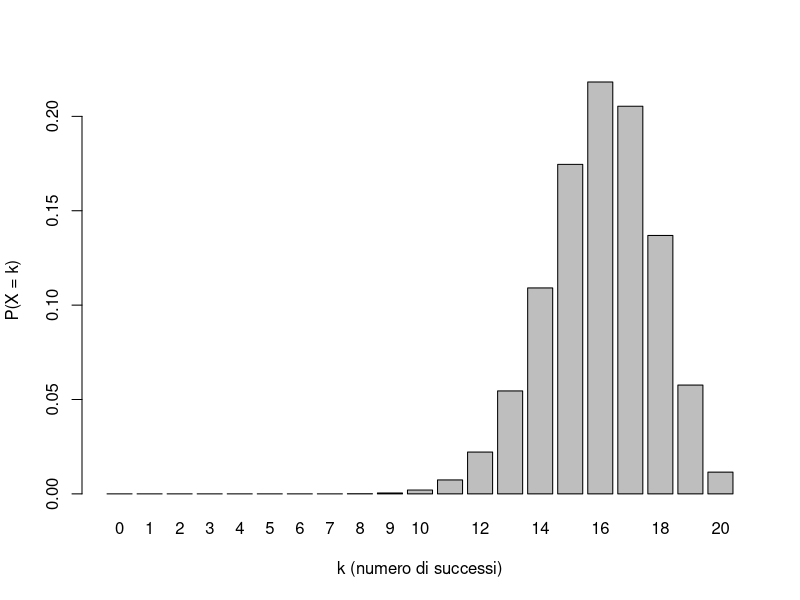
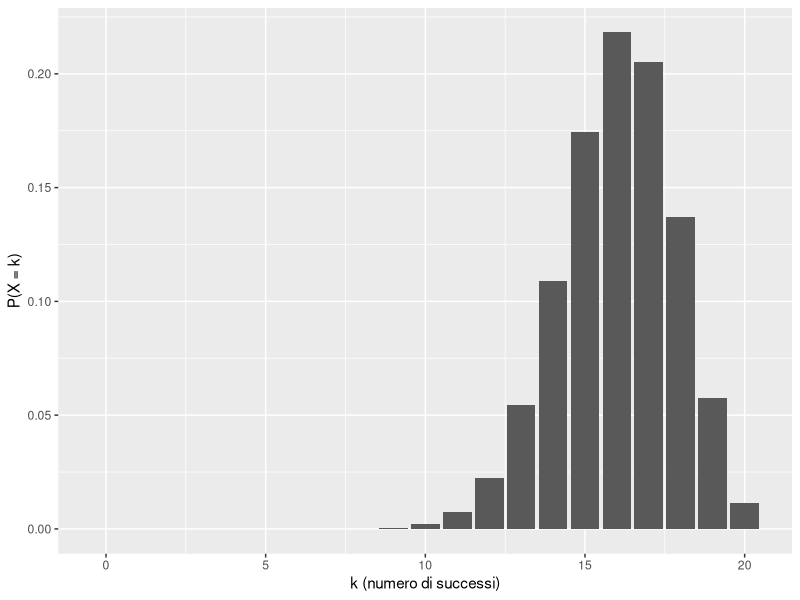
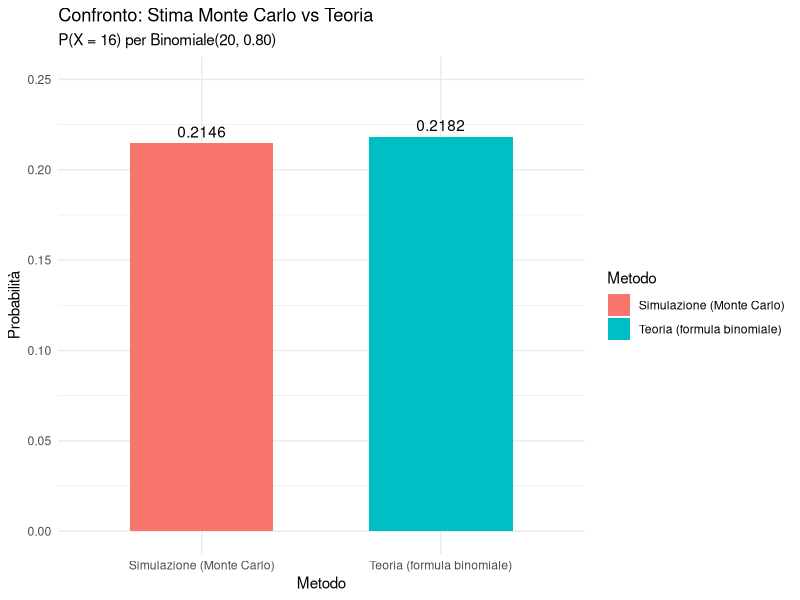
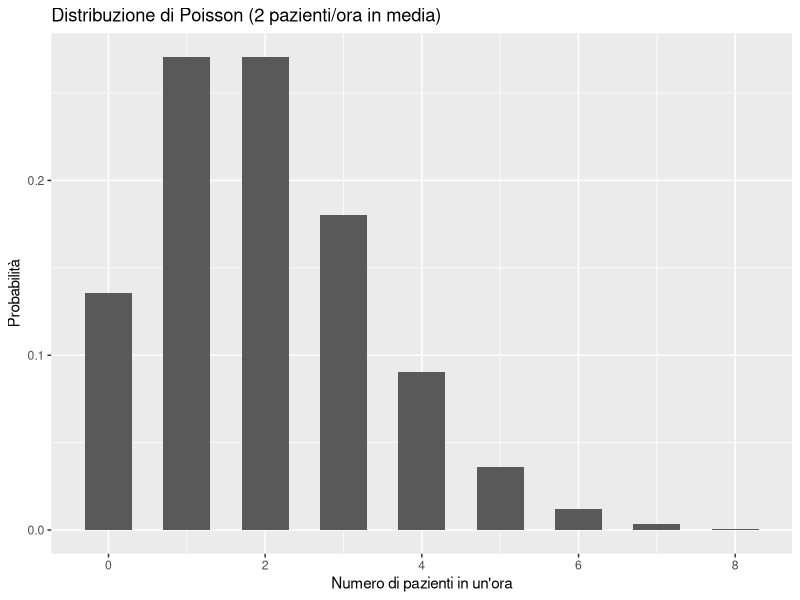
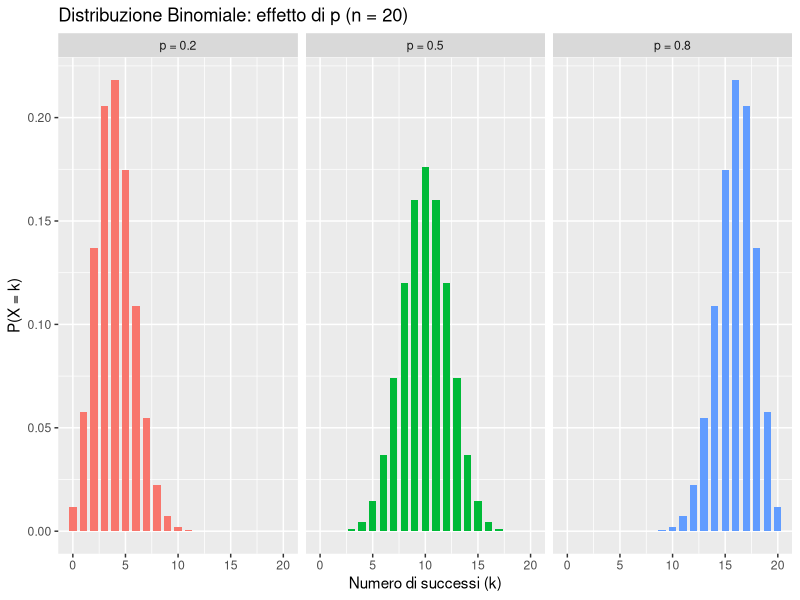
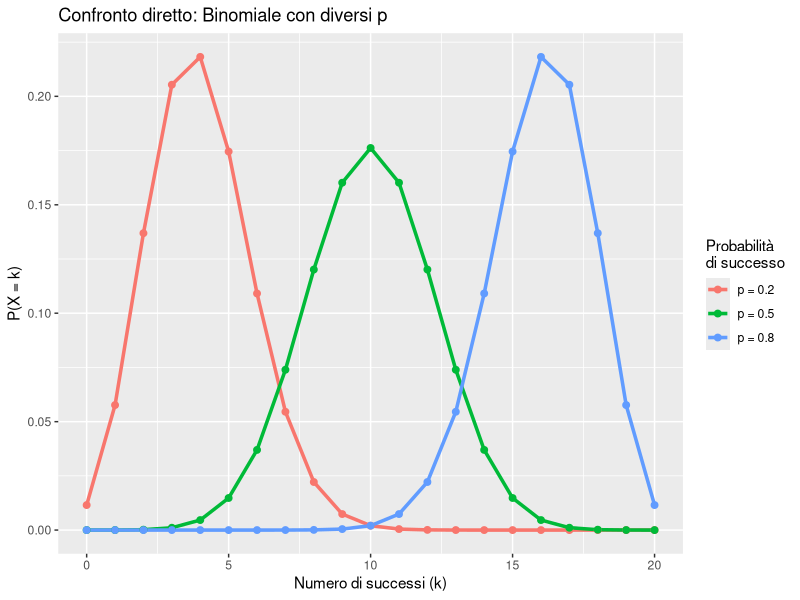
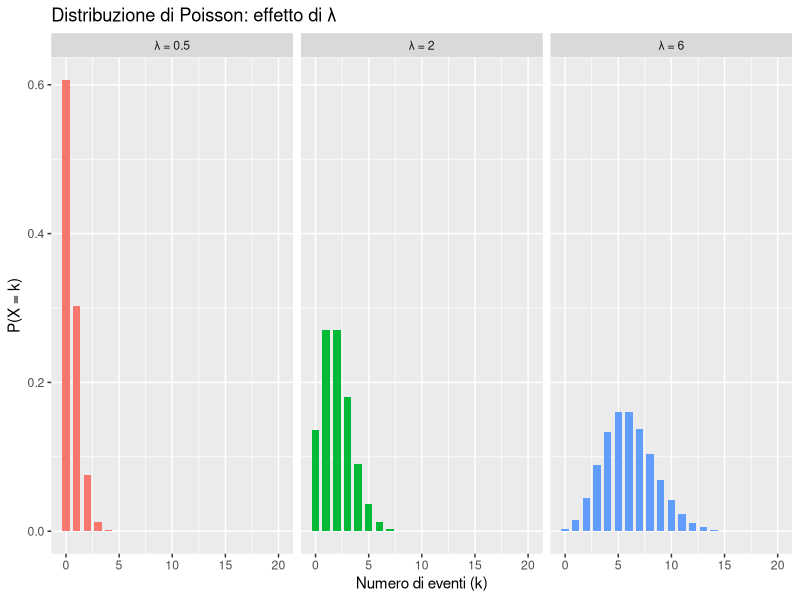
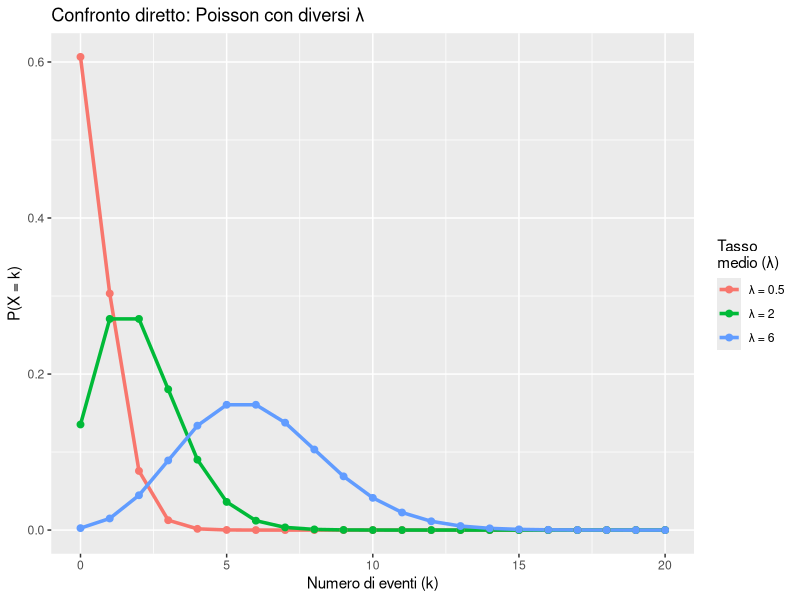

Write R code to recreate these figures, in order.
## ---- chunk 1
# Rendiamo i risultati replicabili
set.seed(2026)

# Dimensione della simulazione (grande = stime più stabili)
Nsim <- 200000
## ---- chunk 2
p <- 0.30

# Bernoulli è una binomiale con size = 1
P_X1 <- dbinom(x = 1, size = 1, prob = p)
P_X0 <- dbinom(x = 0, size = 1, prob = p)
## ---- chunk 3
P_X1
## ---- chunk 4
P_X0
## ---- chunk 5
# La somma su tutti gli esiti possibili deve dare 1
P_X1 + P_X0
## ---- chunk 6
# rbinom genera 0/1: successi su prove
X <- rbinom(n = Nsim, size = 1, prob = p)
## ---- chunk 7
# La media di 0/1 è la proporzione di successi
mean(X)
## ---- chunk 8
n <- 20
p <- 0.80
k <- 16

## ---- chunk 9
P_Xeq16 <- dbinom(x = k, size = n, prob = p)
P_Xeq16
## ---- chunk 10
P_Xle15 <- pbinom(q = 15, size = n, prob = p)
## ---- chunk 11
P_Xge16 <- 1 - P_Xle15
P_Xge16
## ---- chunk 12
dbinom(x = 16, size = n, prob = p) +
  dbinom(x = 17, size = n, prob = p) +
  dbinom(x = 18, size = n, prob = p) +
  dbinom(x = 19, size = n, prob = p) +
  dbinom(x = 20, size = n, prob = p)
## ---- chunk 13
sum(dbinom(x = 16:20, size = n, prob = p))
## ---- chunk 14
# Calcoliamo tutte le probabilità puntuali in un vettore
pk <- dbinom(x = 0:n, size = n, prob = p)
## ---- chunk 15
tab_binom <- data.frame(k = 0:n, P = pk)
tab_binom
## ---- chunk 16
sum(tab_binom$P)
## ---- chunk 17
barplot(height = tab_binom$P, names.arg = tab_binom$k,
        xlab = "k (numero di successi)",
        ylab = "P(X = k)")
## ---- chunk 18
library(ggplot2)

tab_binom |> 
  ggplot(aes(x = k, y = P)) +
    geom_col() +
    labs(
      x = "k (numero di successi)",
      y = "P(X = k)"
    )
## ---- chunk 19
# Parametri
n <- 20      # Numero di prove per esperimento
p <- 0.80    # Probabilità di successo
Nsim <- 10000 # Numero di simulazioni

# Simulazione: Nsim valori dalla Binomiale(20, 0.80)
X_sim <- rbinom(n = Nsim, size = n, prob = p)

# Primi 10 valori generati
head(X_sim, 10)
## ---- chunk 20
# Test logico: quali simulazioni hanno dato 16 successi?
is_16 <- X_sim == 16

# Visualizzazione parziale
head(is_16, 10)
## ---- chunk 21
# Proporzione di TRUE = frequenza relativa di X = 16
freq_16 <- mean(is_16)
freq_16
## ---- chunk 22
# Confronto quantitativo
confronto <- data.frame(
  Metodo = c("Simulazione (Monte Carlo)", "Teoria (formula binomiale)"),
  Probabilità = c(
    mean(X_sim == 16),      # Stima empirica
    dbinom(16, size = n, prob = p)  # Valore teorico esatto
  )
)

confronto
## ---- chunk 23
confronto |>
ggplot(aes(x = Metodo, y = Probabilità, fill = Metodo)) +
  geom_col(width = 0.6) +
  geom_text(aes(label = round(Probabilità, 4)), vjust = -0.5) +
  labs(title = "Confronto: Stima Monte Carlo vs Teoria",
       subtitle = "P(X = 16) per Binomiale(20, 0.80)") +
  theme_minimal() +
  ylim(0, 0.25)
## ---- chunk 24
   # Con 1 milione di simulazioni
   X_large <- rbinom(1e6, n, p)
   mean(X_large == 16)  # Molto più vicino a 0.2182
## ---- chunk 25
# Tasso medio: 2 pazienti/ora
lambda <- 2  
## ---- chunk 26
P0 <- dpois(x = 0, lambda = lambda)
P0
## ---- chunk 27
P3 <- dpois(x = 3, lambda = lambda)
P3
## ---- chunk 28
P_le1 <- ppois(q = 1, lambda = lambda)
P_le1
## ---- chunk 29
# 1. Creiamo una sequenza di valori possibili per k (numero di pazienti)
k_valori <- 0:8  # Da 0 a 8 pazienti

# 2. Calcoliamo le probabilità per ciascun valore di k
probabilita <- dpois(k_valori, lambda = 2)

# 3. Mettiamo i dati in una tabella (data frame)
tabella <- data.frame(
  pazienti = k_valori,    # Prima colonna: numero di pazienti
  prob = probabilita      # Seconda colonna: probabilità
)
## ---- chunk 30
tabella
## ---- chunk 31
tabella |> 
ggplot(aes(x = pazienti, y = prob)) +
  geom_col(width = 0.6) +
  labs(title = "Distribuzione di Poisson (2 pazienti/ora in media)",
       x = "Numero di pazienti in un'ora",
       y = "Probabilità") 
## ---- chunk 32
# Parametri della simulazione
lambda <- 2         # Media: 2 pazienti all'ora
Nsim <- 10000       # Numero di simulazioni (10,000)
## ---- chunk 33
# Genera Nsim valori dalla distribuzione Poisson
arrivi_simulati <- rpois(n = Nsim, lambda = lambda)

# Visualizza i primi 20 valori
head(arrivi_simulati, 20)
## ---- chunk 34
# Frequenza di 0 arrivi (ore senza pazienti)
freq_0 <- mean(arrivi_simulati == 0)

# Frequenza di 3 arrivi (ore con 3 pazienti)
freq_3 <- mean(arrivi_simulati == 3)
## ---- chunk 35
# Mostra i risultati
cat("Frequenza osservata di 0 arrivi:", freq_0, "\n")
## ---- chunk 36
cat("Frequenza osservata di 3 arrivi:", freq_3)
## ---- chunk 37
# Calcola le probabilità teoriche
teoria_0 <- dpois(0, lambda)  # P(X = 0) teorica
teoria_3 <- dpois(3, lambda)  # P(X = 3) teorica

# Crea una tabella di confronto
confronto <- data.frame(
  Evento = c("0 arrivi", "3 arrivi"),
  Simulazione = c(freq_0, freq_3),
  Teoria = c(teoria_0, teoria_3),
  Differenza = c(freq_0 - teoria_0, freq_3 - teoria_3)
)

# Mostra la tabella
print(confronto)
## ---- chunk 38
arrivi_grandi <- rpois(100000, lambda)
mean(arrivi_grandi == 0)  # Più vicino a 0.1353
mean(arrivi_grandi == 3)  # Più vicino a 0.1804
## ---- chunk 39
# Parametri
n <- 20
k_vals <- 0:n  # Valori possibili per k (da 0 a 20)

# Calcola le probabilità per tre diversi valori di p
pk_p02 <- dbinom(k_vals, size = n, prob = 0.2)  # p basso
pk_p05 <- dbinom(k_vals, size = n, prob = 0.5)  # p intermedio
pk_p08 <- dbinom(k_vals, size = n, prob = 0.8)  # p alto

# Combina i dati in un'unica tabella
dati_binom <- data.frame(
  k = rep(k_vals, 3),
  prob = c(pk_p02, pk_p05, pk_p08),
  p = factor(rep(c("p = 0.2", "p = 0.5", "p = 0.8"), each = length(k_vals)))
)
## ---- chunk 40
head(dati_binom, 10)
## ---- chunk 41
dati_binom |> 
ggplot(aes(x = k, y = prob, fill = p)) +
  geom_col(width = 0.7) +
  facet_wrap(~ p, ncol = 3) +  # Tre grafici affiancati
  labs(title = "Distribuzione Binomiale: effetto di p (n = 20)",
       x = "Numero di successi (k)",
       y = "P(X = k)") +
  theme(legend.position = "none")  # Rimuove la legenda (ridondante)
## ---- chunk 42
ggplot(dati_binom, aes(x = k, y = prob, color = p)) +
  geom_line(linewidth = 1.2) +
  geom_point(size = 2) +
  labs(title = "Confronto diretto: Binomiale con diversi p",
       x = "Numero di successi (k)",
       y = "P(X = k)",
       color = "Probabilità\ndi successo") 
## ---- chunk 43
# Valori di k da visualizzare
k_vals <- 0:20

# Calcola le probabilità per tre diversi lambda
pk_l05 <- dpois(k_vals, lambda = 0.5)  # Lambda piccolo
pk_l2  <- dpois(k_vals, lambda = 2)    # Lambda intermedio
pk_l6  <- dpois(k_vals, lambda = 6)    # Lambda grande

# Combina i dati
dati_pois <- data.frame(
  k = rep(k_vals, 3),
  prob = c(pk_l05, pk_l2, pk_l6),
  lambda = factor(rep(c("λ = 0.5", "λ = 2", "λ = 6"), each = length(k_vals)))
)
## ---- chunk 44
ggplot(dati_pois, aes(x = k, y = prob, fill = lambda)) +
  geom_col(width = 0.7) +
  facet_wrap(~ lambda, ncol = 3) +
  labs(title = "Distribuzione di Poisson: effetto di λ",
       x = "Numero di eventi (k)",
       y = "P(X = k)") +
  theme(legend.position = "none")
## ---- chunk 45
ggplot(dati_pois, aes(x = k, y = prob, color = lambda)) +
  geom_line(linewidth = 1.2) +
  geom_point(size = 2) +
  labs(title = "Confronto diretto: Poisson con diversi λ",
       x = "Numero di eventi (k)",
       y = "P(X = k)",
       color = "Tasso\nmedio (λ)") 
## ---- chunk 46
#| echo: false
# Parametri
n_grande <- 100
p_piccolo <- 0.05
lambda_equiv <- n_grande * p_piccolo  # = 5

# Calcola le distribuzioni
k_vals <- 0:15
binomiale <- dbinom(k_vals, size = n_grande, prob = p_piccolo)
poisson <- dpois(k_vals, lambda = lambda_equiv)

# Crea il data frame
dati_confronto <- data.frame(
  k = rep(k_vals, 2),
  prob = c(binomiale, poisson),
  Distribuzione = rep(c("Binomiale", "Poisson"), each = length(k_vals))
)

# Grafico di confronto
ggplot(dati_confronto, aes(x = k, y = prob, color = Distribuzione)) +
  geom_line(linewidth = 1.2, linetype = "solid") +
  geom_point(aes(shape = Distribuzione), size = 3) +
  labs(title = "Confronto Binomiale vs Poisson",
       subtitle = "Binomiale(100, 0.05) vs Poisson(5)",
       x = "k",
       y = "P(X = k)") 
## ---- chunk 47
# Tasso base: 2 pazienti all'ora
lambda <- 2

# Mezz'ora (t = 0.5)
lambda_30min <- lambda * 0.5

# Due ore (t = 2)
lambda_2h <- lambda * 2
## ---- chunk 48
lambda_30min
lambda_2h
## ---- chunk 49
# P(X = 0) nei tre scenari
dpois(0, lambda = 1)    # 30 minuti
dpois(0, lambda = 2)    # 1 ora
dpois(0, lambda = 4)    # 2 ore
